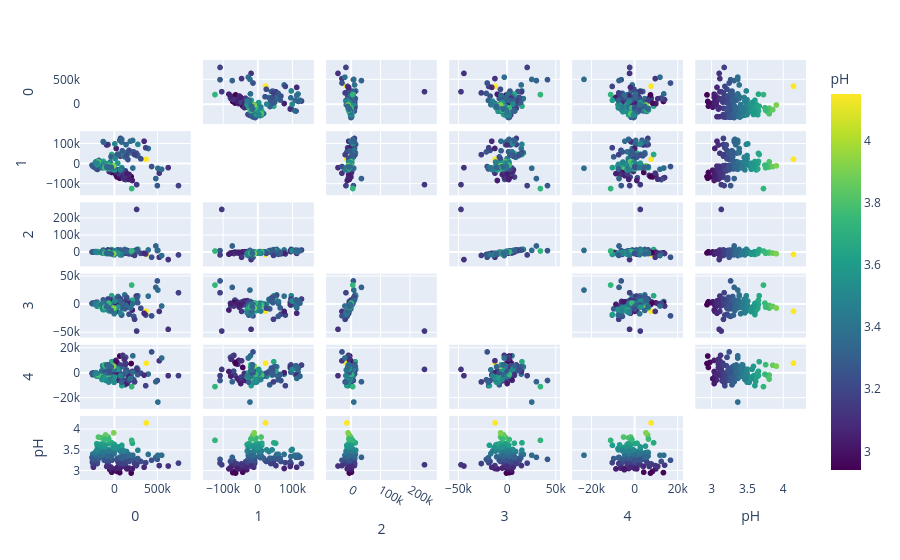

Notebook cell for this chart:
### Code cell
labels = {str(i): f"PC {i+1}" for i in range(5)}
labels['color'] = 'pH'

fig = px.scatter_matrix(ss_f.rm_pca[:,:5], labels=labels, color=ss_f.ph)
fig.update_traces(diagonal_visible=False)
fig.update_coloraxes(colorscale='Viridis')

### Figure 1 — Plotly figure (JSON) as saved in the notebook; plotly's stock layout.template omitted (floating-point values rounded to 4 significant figures; data arrays with more than 128 entries replaced by an {"elided": "..."} marker saying what was removed)
{"data": [{"diagonal": {"visible": false}, "dimensions": [{"axis": {"matches": true}, "label": "0", "values": {"elided": "173 float values"}}, {"axis": {"matches": true}, "label": "1", "values": {"elided": "173 float values"}}, {"axis": {"matches": true}, "label": "2", "values": {"elided": "173 float values"}}, {"axis": {"matches": true}, "label": "3", "values": {"elided": "173 float values"}}, {"axis": {"matches": true}, "label": "4", "values": {"elided": "173 float values"}}, {"axis": {"matches": true}, "label": "pH", "values": {"elided": "173 float values"}}], "hovertemplate": "%{xaxis.title.text}=%{x}<br>%{yaxis.title.text}=%{y}<br>pH=%{marker.color}<extra></extra>", "legendgroup": "", "marker": {"color": {"elided": "173 float values"}, "coloraxis": "coloraxis", "symbol": "circle"}, "name": "", "showlegend": false, "type": "splom"}], "layout": {"coloraxis": {"colorbar": {"title": {"text": "pH"}}, "colorscale": [[0, "#440154"], [0.1111, "#482878"], [0.2222, "#3e4989"], [0.3333, "#31688e"], [0.4444, "#26828e"], [0.5556, "#1f9e89"], [0.6667, "#35b779"], [0.7778, "#6ece58"], [0.8889, "#b5de2b"], [1, "#fde725"]]}, "dragmode": "select", "legend": {"tracegroupgap": 0}, "margin": {"t": 60}}}
